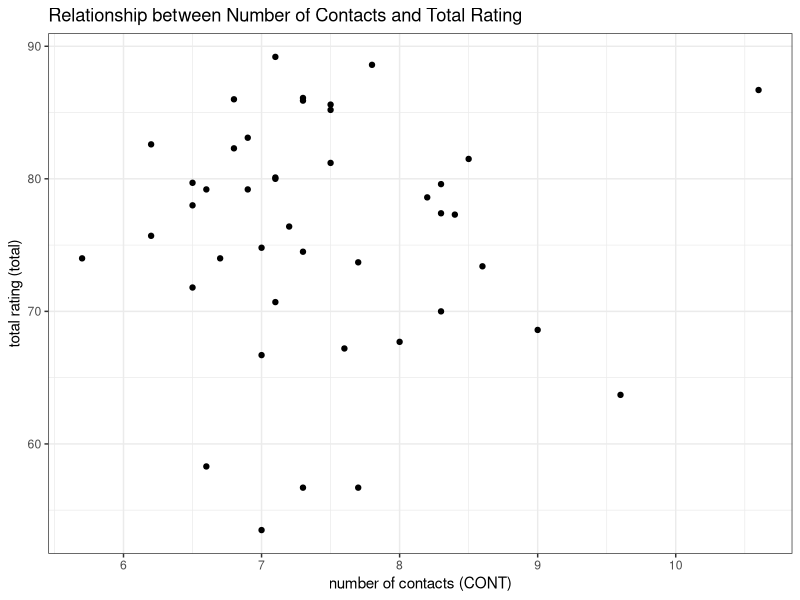

Recreate this plot in R.
## ---- chunk 1
knitr::opts_chunk$set(echo = TRUE)
library(kableExtra)
## ---- chunk 2
library('tidyverse')

library('broom')

data <- get(data('USJudgeRatings'))
## ---- chunk 3
data <- data %>% select(-'RTEN')
## ---- chunk 4
# source of help: https://stackoverflow.com/questions/23518605/add-an-index-numeric-id-column-to-large-data-frame

data <- data %>% mutate(id=row_number())

## ---- chunk 5
# wide to long format
data2 <- data %>% gather('variable', 'score', CONT:PHYS)
## ---- chunk 6
summary <- data2 %>% group_by(variable) %>% summarise(mean=mean(score), sd=sd(score), se = sd/sqrt(n()), CI_95_lower=mean - 1.96*se, CI_95_upper=mean + 1.96*se)
## ---- chunk 7
data3 <- data %>% group_by(id) %>% mutate(total=sum(INTG, DMNR, DILG, CFMG, DECI, PREP, FAMI, ORAL, WRIT, PHYS)) %>% select(id, total)
## ---- chunk 8
joined <- inner_join(data, data3, by='id')
## ---- chunk 9
# both of these variables are numeric so we can use a scatter plot to visualise their relationship

ggplot(joined, aes(x=CONT, y=total)) +
  geom_point() +
  theme_bw() +
  labs(title='Relationship between Number of Contacts and Total Rating', x='number of contacts (CONT)', y='total rating (total)')

## ---- chunk 10

cor_results <- cor.test(joined  %>% pull(CONT), joined %>%  pull(total)) %>%
  
  tidy()
